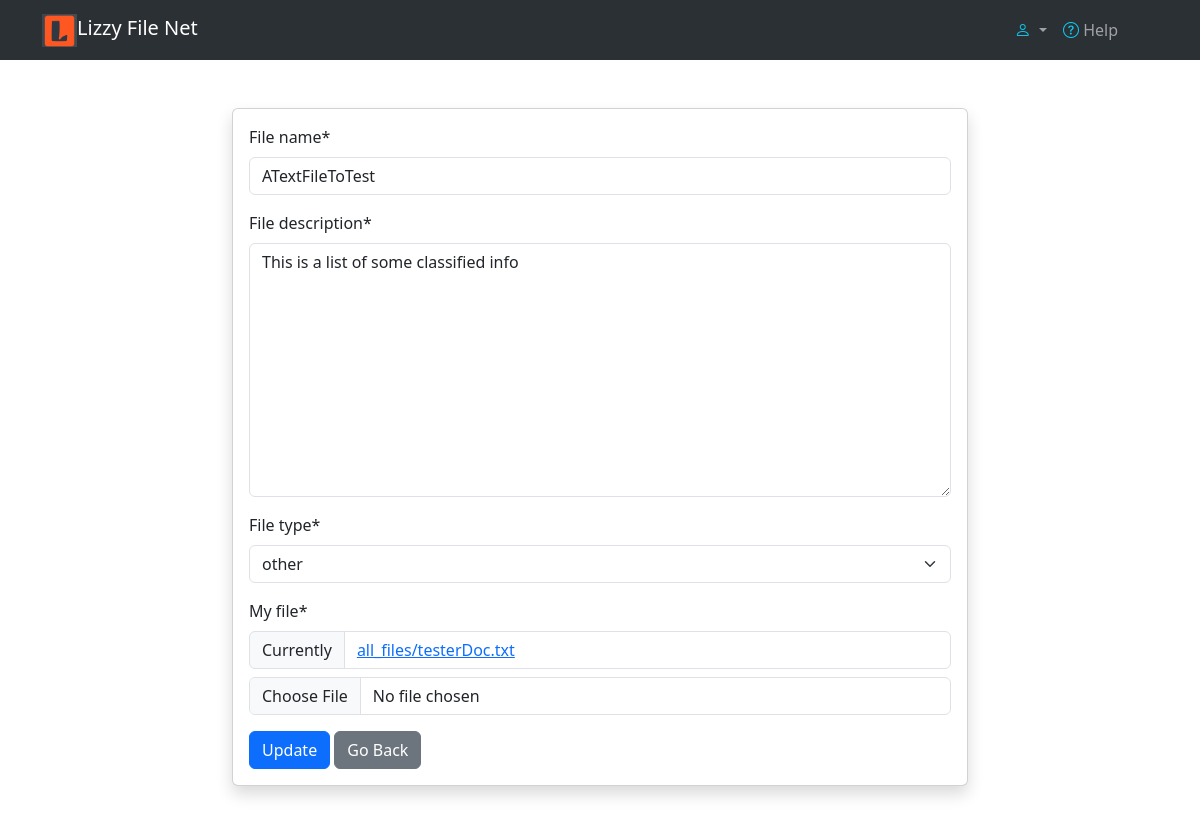
Screenshot of /file_update/8/ with the database file from the repository.
### dashboard/models.py (models this page shows, shortened)
class MyFileManager(models.Model):
    file_name = models.CharField(max_length=200, default="File", blank=False)  # title
    file_description = models.TextField(default='This is a File', max_length=200, blank=False) # description
    file_type = models.CharField(max_length=20, choices=MYFILETYPES)
    my_file = models.FileField(upload_to="all_files")
    ids = models.AutoField(primary_key=True)
    file_upload_date =  models.DateTimeField(auto_now_add=True)
    class Meta:
        ordering = ('-file_upload_date',)

### dashboard/views.py (the view)
# urls.py: path('file_update/<pk>/', views.file_update, name="file_update" ),
def file_update(request, pk):
    the_file = MyFileManager.objects.get(ids=pk)
    if request.method == 'POST':
        form  = MyFileManagerForm(request.POST, request.FILES, instance=the_file)
        if form.is_valid():
            form.save()
            return redirect('admin_panel')
    else:
        form  = MyFileManagerForm(instance=the_file)
    context = {
        'form': form,
    }
    return render(
        request=request,
        template_name='dashboard/file_update.html',
        context=context,
    )

### dashboard/forms.py
class MyFileManagerForm(forms.ModelForm):
    class Meta:
        model = MyFileManager
        fields = ('file_name', 'file_description', 'file_type', 'my_file')

### templates/dashboard/file_update.html (shortened to what this page needs)
{% extends 'base/base_bootstrap.html' %}
{% load static %}
{% load crispy_forms_tags %}
{% block content %}
<nav class="navbar-first navbar  navbar-expand-lg bg-body-tertiary"  data-bs-theme='dark'>
    <div class="container ">
      <a class="navbar-brand" href="{% url 'dashboard-index' %}">
          <img src="{% static '/images/lizzylogo.PNG' %}" alt="logo" width="35" height="auto" class="d-inline-block align-text-top">Lizzy File Net
      </a>
      <div class="collapse navbar-collapse" id="navbarSupportedContent">
        <ul class="navbar-nav ms-auto mb-2 mb-lg-0">
          <li class="nav-item dropdown">
            <a class="nav-link dropdown-toggle" href="#" role="button" data-bs-toggle="dropdown" aria-expanded="false">
              <span class='text-info'><i class="bi bi-person"></i></span>
            </a>
          </li>
          <li class="nav-item">
              <a class="nav-link" href="#">
                  <span class='text-info'><i class="bi bi-question-circle"></i></span>
                  Help
              </a>
          </li>
        <ul>
      </div>
    </div>
</nav>
<br>
<div class="container mt-4">
    <div class="row justify-content-center">
        <div class="col-md-8">
            <div class="card shadow">
                <div class="card-body">
                    <div class="row">
                        <form method="POST" enctype="multipart/form-data">
                             {{ form|crispy }}
                             <input class="btn btn-primary" type="submit" value="Update">
                             <a class="btn btn-secondary" href="{% url 'admin_panel' %}">Go Back</a>
                        </form>
                    </div>
                </div>
            </div>
        </div>
    </div>
</div>
<br><br>
{% endblock %}

### rows the page displays
MyFileManager: file_name "ATextFileToTest", file_description "This is a list of some classified info", file_type "other"
